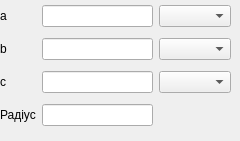
      <widget class="QWidget" name="thre_side_inscribed_circle">
       <widget class="QWidget" name="formLayoutWidget_4">
        <property name="geometry">
         <rect>
          <x>0</x>
          <y>0</y>
          <width>231</width>
          <height>132</height>
         </rect>
        </property>
        <layout class="QGridLayout" name="gridLayout_4">
         <item row="1" column="2">
          <widget class="QComboBox" name="comboBox_9"/>
         </item>
         <item row="0" column="1">
          <widget class="QLineEdit" name="lineEdit_7"/>
         </item>
         <item row="0" column="0">
          <widget class="QLabel" name="label_12">
           <property name="text">
            <string>a</string>
           </property>
          </widget>
         </item>
         <item row="2" column="0">
          <widget class="QLabel" name="label_8">
           <property name="text">
            <string>c</string>
           </property>
          </widget>
         </item>
         <item row="0" column="2">
          <widget class="QComboBox" name="comboBox_8"/>
         </item>
         <item row="2" column="2">
          <widget class="QComboBox" name="comboBox_10"/>
         </item>
         <item row="1" column="1">
          <widget class="QLineEdit" name="lineEdit_6"/>
         </item>
         <item row="2" column="1">
          <widget class="QLineEdit" name="lineEdit_8"/>
         </item>
         <item row="1" column="0">
          <widget class="QLabel" name="label_13">
           <property name="text">
            <string>b</string>
           </property>
          </widget>
         </item>
         <item row="3" column="1">
          <widget class="QLineEdit" name="lineEdit_24"/>
         </item>
         <item row="3" column="0">
          <widget class="QLabel" name="label_14">
           <property name="text">
            <string>Радіус</string>
           </property>
          </widget>
         </item>
        </layout>
       </widget>
      </widget>
